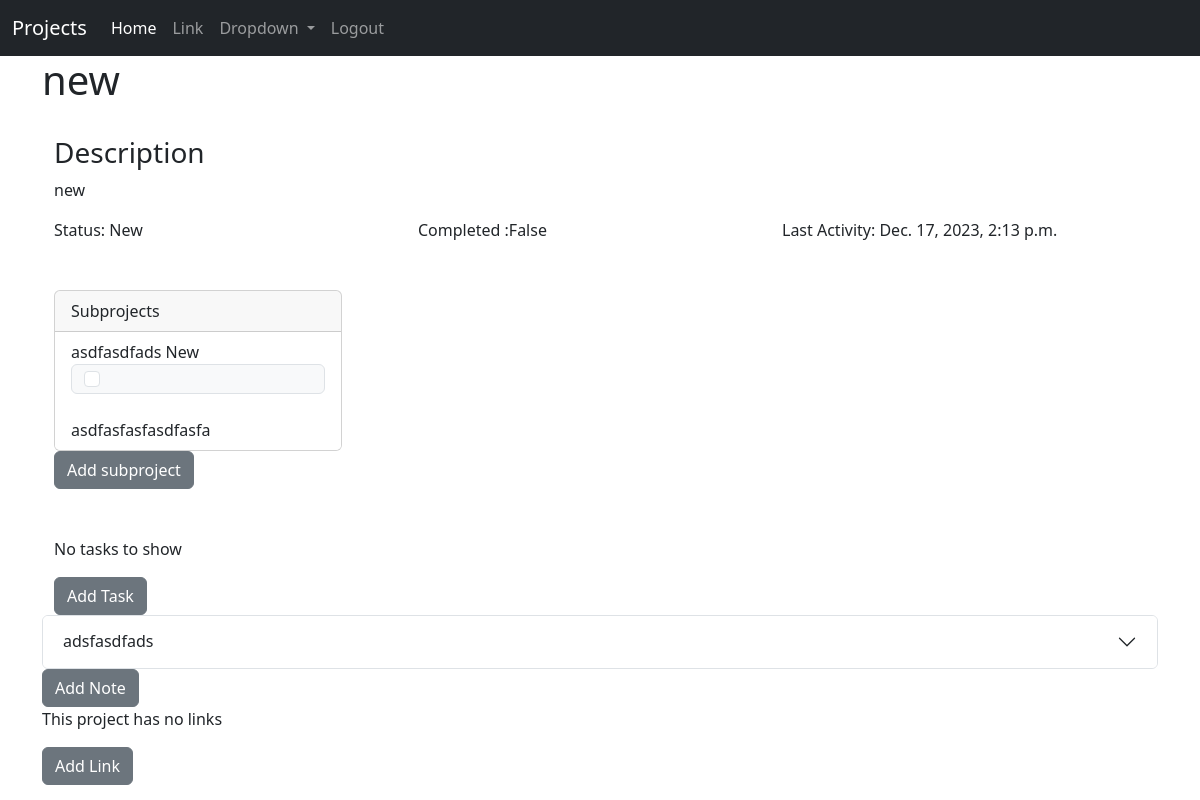
Screenshot of /project/6 (signed in) with the database file from the repository.
### base/models.py (models this page shows, shortened)
class project(models.Model):
    id = models.IntegerField(primary_key=True)
    created_at = models.DateTimeField(auto_now_add=True)
    parent = models.IntegerField(default=0) # 0 = parent project, else it is a subproject with a parent of parent number
    name = models.CharField(max_length=64)
    type = models.ForeignKey(type, on_delete=models.CASCADE)
    description = models.TextField()
    status = models.ForeignKey(status, on_delete=models.CASCADE)
    completed = models.BooleanField()
    archived = models.BooleanField()
    lastActivity = models.DateTimeField()

class status(models.Model):
    id = models.IntegerField(primary_key=True)
    status = models.CharField(max_length=64)
    def __str__(self):
        return self.status

class note(models.Model):
    id = models.IntegerField(primary_key=True)
    ref = models.ForeignKey(project, on_delete=models.CASCADE)
    title = models.CharField(max_length=64)
    text = models.TextField()

### base/views.py (the view)
# urls.py: path("project/<int:pk>", views.project_view, name = "project_view"),
def project_view(request, pk):
    if request.user.is_authenticated:
        result = project.objects.get(id=pk)
        subprojects = project.objects.filter(parent=pk)
        notes = note.objects.filter(ref=pk)
        tasks = task.objects.filter(ref=pk)
        links = link.objects.filter(ref=pk)
        return render(request, 'project_view.html', {'project': result, 'notes':notes, 'tasks':tasks, 'links':links, 'subprojects': subprojects  })
    else:
        return redirect('home')

### base/templates/project_view.html (shortened to what this page needs)
{% extends "base.html" %}
{% block  content %}
<h1>{{ project.name }}</h1><br>
    <div class="container">
        <div class="row">
          <div class="col">
            <h3>Description</h3>
            <p>
            {{ project.description }}
            </p>
          </div>
          <br><br>
          <div class="row">
            <div class="col">
                Status: {{ project.status }}
            </div>
            <div class="col">
                 Completed :{{ project.completed }}
            </div>
            <div class="col">
                Last Activity: {{ project.lastActivity }}
            </div>
          </div>
        </div>
    </div>
<br><br>
{% if project.parent == 0 %}
    <div class="container">
      {% if subprojects %}
      <div class="card" style="width: 18rem;">
        <div class="card-header">
          Subprojects
        </div>
        <ul class="list-group list-group-flush">
          {% for sub in subprojects %}
          <li class="list-group-item">{{sub.name }}  {{ sub.status }}
            <div class="input-group-text">
              <input class="form-check-input mt-0" type="checkbox" value="{{ sub.completed }}" aria-label="Completed">
            </div>
            <br> {{sub.description}} </li>
          {% endfor %}
        </ul>
      </div>
      {% else %}
        There are no subprojects
      {% endif %}
      <a href="{% url 'add_subproject' parent=project.id %}" class="btn btn-secondary" >Add subproject</a>
    </div>
    {% endif %}
    <br><br>
    <div class="container">
        {% if tasks %}
            {% for task in tasks %}
            <div class="container">
                <p>
                <strong>{{ task.title }}</strong>
                <br><br>
                {{ task.task}}
            </p>
            </div>
            {% endfor %}
        {% else %}
        <p>No tasks to show</p>
        {% endif %}
        <a href="{% url 'add_task' parent=project.id %}" class="btn btn-secondary">Add Task</a>
    </div>
{% if notes %}
<div class="accordion" id="accordionExample">
    {% for note in notes %}
    <div class="accordion-item">
      <h2 class="accordion-header">
        <button class="accordion-button collapsed" type="button" data-bs-toggle="collapse" data-bs-target="#collapse{{note.id}}" aria-expanded="true" aria-controls="collapseOne">
            {{ note.title }}
        </button>
      </h2>
    </div>
    {% endfor %}
{% else %}
    This project has no notes
{% endif %}
<a href="{% url 'add_note' parent=project.id %}" class="btn btn-secondary">Add Note</a>
</div>
{% if links %}
  {% for link in links %}
  <div class="container">
    <p>
      <a href="{{ link.url }}" target = "_blank" rel="noopener noreferrer" >{{ link.title }}</a>
    </p>
  </div>
  {% endfor %}
{% else %}
<p>This project has no links</p>
{% endif %}
<a href="{% url 'add_link' parent=project.id %}" class="btn btn-secondary">Add Link</a>
</div>
{% endblock %}

### rows the page displays
project: name "new", description "new", status "New", completed "False", lastActivity "Dec. 17, 2023, 2:13 p.m."
project: name "asdfasdfads", status "New", description "asdfasfasfasdfasfa"
note: title "adsfasdfads"
